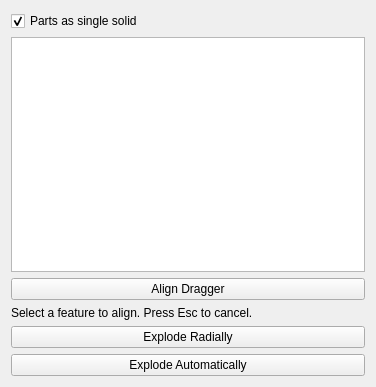
<?xml version="1.0" encoding="UTF-8"?>
<ui version="4.0">
 <class>TaskAssemblyCreateView</class>
 <widget class="QWidget" name="TaskAssemblyCreateView">
  <property name="geometry">
   <rect>
    <x>0</x>
    <y>0</y>
    <width>376</width>
    <height>387</height>
   </rect>
  </property>
  <property name="windowTitle">
   <string>Exploded View</string>
  </property>
  <layout class="QGridLayout" name="gridLayout">
   <item row="0" column="0">
    <widget class="Gui::PrefCheckBox" name="CheckBox_PartsAsSingleSolid">
     <property name="toolTip">
      <string>If checked, parts will be selected as a single solid</string>
     </property>
     <property name="text">
      <string>Parts as single solid</string>
     </property>
     <property name="checked">
      <bool>true</bool>
     </property>
     <property name="prefEntry" stdset="0">
      <cstring>PartsAsSingleSolid</cstring>
     </property>
     <property name="prefPath" stdset="0">
      <cstring>Mod/Assembly</cstring>
     </property>
    </widget>
   </item>
   <item row="2" column="0">
    <widget class="QListWidget" name="stepList"/>
   </item>
   <item row="3" column="0">
    <widget class="QPushButton" name="btnAlignDragger">
     <property name="text">
      <string>Align Dragger</string>
     </property>
    </widget>
   </item>
   <item row="4" column="0">
    <widget class="QLabel" name="LabelAlignDragger">
     <property name="text">
      <string>Select a feature to align. Press Esc to cancel.</string>
     </property>
    </widget>
   </item>
   <item row="5" column="0">
    <widget class="QPushButton" name="btnRadialExplosion">
     <property name="text">
      <string>Explode Radially</string>
     </property>
    </widget>
   </item>
   <item row="6" column="0">
    <widget class="QPushButton" name="btnAutoExplosion">
     <property name="toolTip">
      <string>Add steps made from the joints: each part moves along its joint's axis, away from the part it is joined to, the outer parts first</string>
     </property>
     <property name="text">
      <string>Explode Automatically</string>
     </property>
    </widget>
   </item>
  </layout>
 </widget>
 <customwidgets>
  <customwidget>
   <class>Gui::PrefCheckBox</class>
   <extends>QCheckBox</extends>
   <header>Gui/PrefWidgets.h</header>
  </customwidget>
 </customwidgets>
 <resources/>
 <connections/>
</ui>
